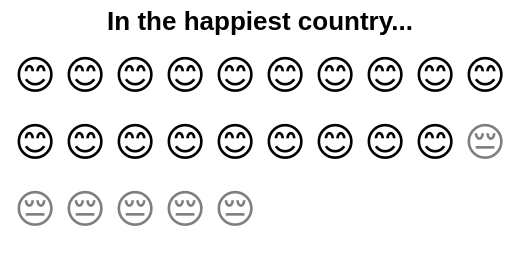

This figure's Vega-Lite source:
### Vega-Lite specification from a JSON file in a GitHub repository (floating-point values rounded to 4 significant figures)
{"$schema": "https://vega.github.io/schema/vega-lite/v4.json", "config": {"view": {"stroke": ""}}, "title": "In the happiest country...", "width": 250, "height": 100, "data": {"values": [{"id": 1, "face": "smile"}, {"id": 2, "face": "smile"}, {"id": 3, "face": "smile"}, {"id": 4, "face": "smile"}, {"id": 5, "face": "smile"}, {"id": 6, "face": "smile"}, {"id": 7, "face": "smile"}, {"id": 8, "face": "smile"}, {"id": 9, "face": "smile"}, {"id": 10, "face": "smile"}, {"id": 11, "face": "smile"}, {"id": 12, "face": "smile"}, {"id": 13, "face": "smile"}, {"id": 14, "face": "smile"}, {"id": 15, "face": "smile"}, {"id": 16, "face": "smile"}, {"id": 17, "face": "smile"}, {"id": 18, "face": "smile"}, {"id": 19, "face": "smile"}, {"id": 20, "face": "frown"}, {"id": 21, "face": "frown"}, {"id": 22, "face": "frown"}, {"id": 23, "face": "frown"}, {"id": 24, "face": "frown"}, {"id": 25, "face": "frown"}]}, "transform": [{"calculate": "{'smile': '😊', 'frown': '😔'}[datum.face]", "as": "emoji"}, {"calculate": "ceil (datum.id/10)", "as": "col"}, {"calculate": "datum.id - datum.col*10", "as": "row"}], "mark": {"type": "text", "baseline": "middle"}, "encoding": {"x": {"field": "row", "type": "ordinal", "axis": null}, "y": {"field": "col", "type": "ordinal", "axis": null}, "text": {"field": "emoji", "type": "nominal"}, "size": {"value": 20}, "strokeWidth": {"value": 3}, "fillOpacity": {"condition": {"test": "datum.face=='smile'", "value": 1}, "value": 0.5}, "tooltip": {"condition": [{"test": "datum.face=='smile'", "value": "😃"}], "value": "😢"}}}
